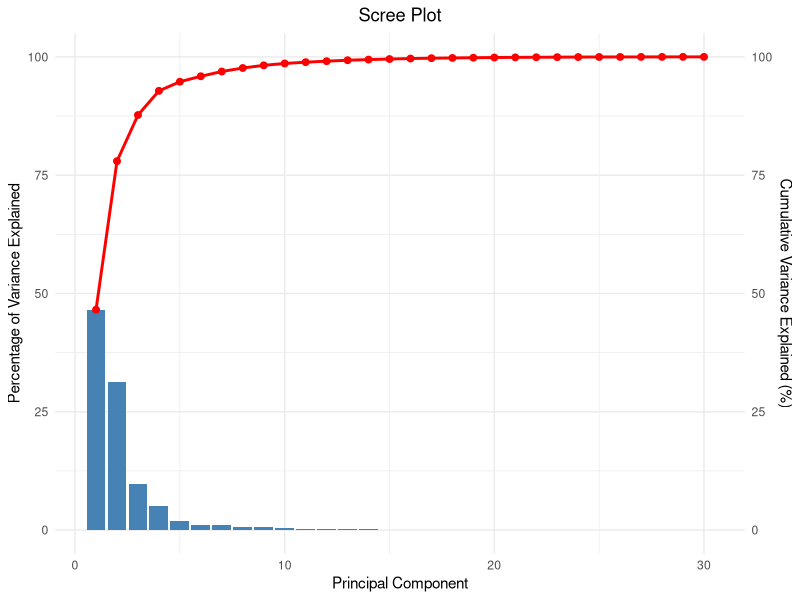
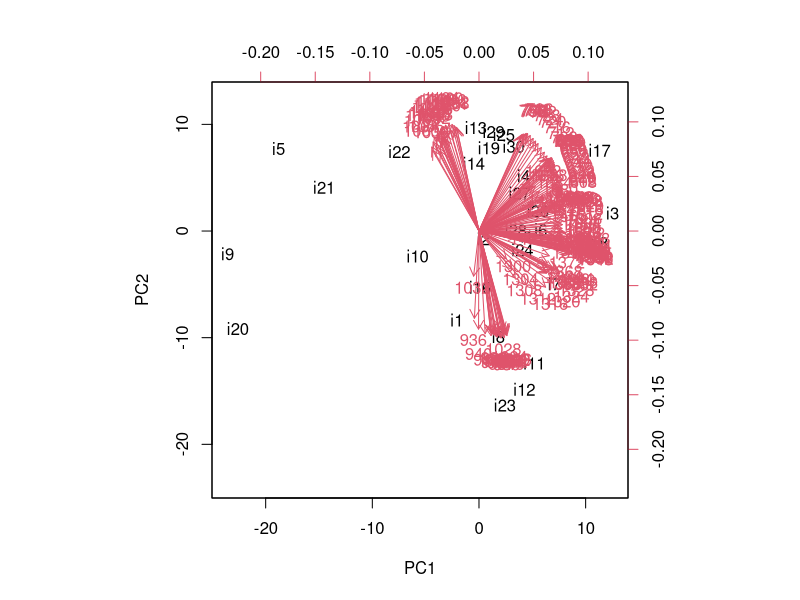
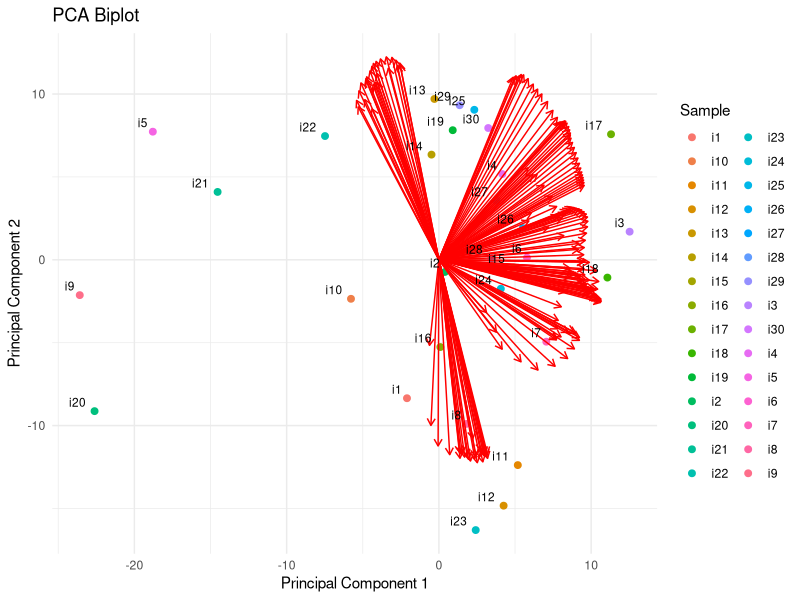

Write the R code that produced these figures, in order.
# IMPORT DATA
# set work directory
setwd("C:/Users/Lenovo/Documents/Programiranje/PhD/SpectralTool/datasets")

# read and inspect dataframe
df = read.csv('all_spectra_std_order_corr_test.csv')
View(df)

#load libraries
library(ggplot2)
library(dplyr)

# remove rows with 0, else scaling wont work
df = df[apply(df!=0, 1, all),]
View(df)


# TRANSPOSE DATAFRAME, TIDY UP AND INSPECT
# tranpose
df_pca = t(df)

# make first row column names
colnames(df_pca) = as.character(unlist(df_pca[1, ]))

# replace previous column names and reset
df_pca = df_pca[-1, ]
rownames(df) = NULL

# inspect the results
View(df_pca)


# CALCULATE PCs
results = prcomp(df_pca, scale=TRUE)
View(results)

# reverse eigenvectors
results$rotation = -1*results$rotation
# dispay PCs
results$rotation

#calculate total variance explained by each principal component
var_explained = results$sdev^2 / sum(results$sdev^2)
var_cumulative = cumsum(var_explained)
print(var_explained)
print(var_cumulative)

# make results dataframe
var_results = data.frame(PC = 1:length(var_explained),
                    ExplainedVariance = var_explained,
                    CumulativeVariance = var_cumulative)


ggplot(var_results, aes(x = PC)) +
  geom_bar(aes(y = ExplainedVariance * 100), 
           stat = "identity", 
           fill = "steelblue") +
  geom_line(aes(y = CumulativeVariance * 100), 
            color = "red", 
            size = 1) +
  geom_point(aes(y = CumulativeVariance * 100), 
             color = "red", 
             size = 2) +
  labs(title = "Scree Plot",
       x = "Principal Component",
       y = "Percentage of Variance Explained") +
  theme_minimal() +
  scale_y_continuous(sec.axis = sec_axis(~ ., name = "Cumulative Variance Explained (%)")) +
  theme(plot.title = element_text(hjust = 0.5))


# biplot
biplot(results, scale = 0)

#manual biplot
scores = as.data.frame(results$x)
loadings = as.data.frame(results$rotation)
pca_df = data.frame(scores, Sample = rownames(scores))
loadings_df = data.frame(loadings, Variable = rownames(loadings))
View(loadings_df)



ggplot() +
  geom_point(data = pca_df, aes(x = PC1, y = PC2, color = Sample), size = 2) +
  geom_segment(data = loadings_df, aes(x = 0, y = 0, xend = PC1 * 100, yend = PC2 * 100), 
               arrow = arrow(length = unit(0.2, "cm")), color = "red") +
  #geom_text(data = loadings_df, aes(x = PC1 * 120, y = PC2 * 120, label = Variable), 
            #color = "black", vjust = 1.5) +
  geom_text(data = pca_df, aes(x = PC1, y = PC2, label = Sample), 
            vjust = -0.5, hjust = 1.5, size = 3) +
  labs(title = "PCA Biplot",
       x = "Principal Component 1",
       y = "Principal Component 2") +
  theme_minimal()
theme(plot.title = element_text(hjust = 0.5))


# EXPORT LOADINGS FOR USE IN RAINBOW CHART - df and loadings_df
# merge dataframes by row indices
print(df)
print(loadings_df)
rownames(loadings_df) = loadings_df$wavenumber
loadings_df$wavenumber = NULL
View(loadings_df)

output_df = merge(df, loadings_df, by = 0)
rownames(output_df) = NULL
View(output_df)


